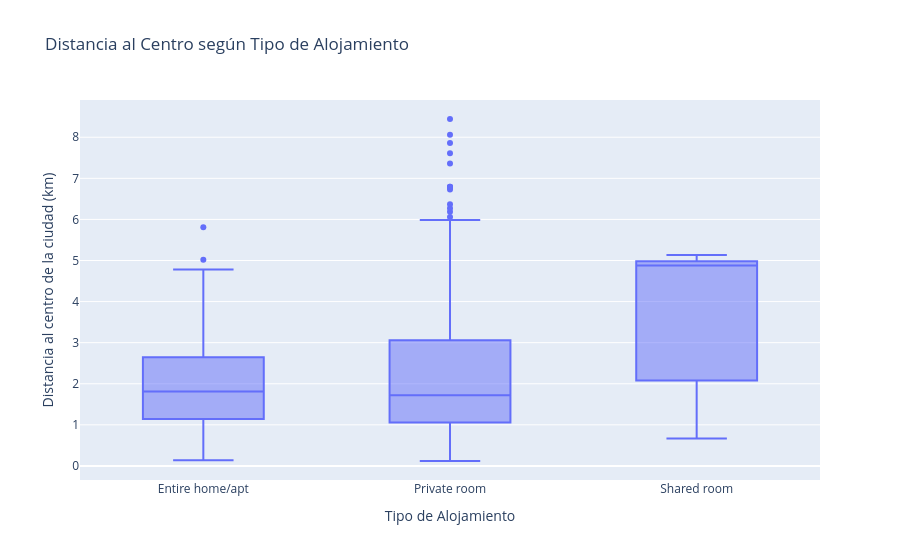

The cell this chart's notebook holds for it:
### Markdown cell above
*   Las habitaciones privadas tienen la puntuación de limpieza más alta y más
estable: La mediana es 10, el valor máximo posible, el rango intercuartílico (Q1–Q3) se mantiene entre 9 y 10, mostrando muy poca variabilidad; los outliers son pocos, moderados y se concentran entre 2 y 7, lo cual indica que la mayoría de estos alojamientos alcanzan un nivel de limpieza sobresaliente
*   Los alojamientos completos presentan mayor variabilidad en limpieza: La mediana es 9, similar a las privadas, pero el rango intercuartílico está entre 8 y 10. Esto puede deberse a:mayor tamaño del inmueble (baño, cocina, varias habitaciones), variabilidad en la gestión de limpieza según el anfitrión, alojamientos antiguos o menos mantenidos.
*   Las habitaciones compartidas tienen puntuaciones ligeramente inferiores: La mediana está entre 8 y 9 (visible en el rango de la caja), no se observan outliers extremos, pero esto también está influenciado por el muy bajo tamaño muestral (solo 8 registros).

### Code cell
# 3.4. Distancia al centro de la ciudad vs Tipo de Alojamiento
fig = px.box(bc_w, x="room_type",
    y="dist",
    labels={
        "room_type": "Tipo de Alojamiento",
        "dist": "Distancia al centro de la ciudad (km)"
    },
    title="Distancia al Centro según Tipo de Alojamiento"
)
fig.show()
fig.write_image("boxplot_distancia_centro.png")

### Figure 1 — Plotly figure (JSON) as saved in the notebook; plotly's stock layout.template omitted (floating-point values rounded to 4 significant figures; data arrays with more than 128 entries replaced by an {"elided": "..."} marker saying what was removed)
{"data": [{"alignmentgroup": "True", "hovertemplate": "Tipo de Alojamiento=%{x}<br>Distancia al centro de la ciudad (km)=%{y}<extra></extra>", "legendgroup": "", "marker": {"color": "#636efa"}, "name": "", "notched": false, "offsetgroup": "", "orientation": "v", "showlegend": false, "type": "box", "x": {"elided": "1555 str values"}, "x0": " ", "xaxis": "x", "y": {"elided": "1555 float values"}, "y0": " ", "yaxis": "y"}], "layout": {"boxmode": "group", "legend": {"tracegroupgap": 0}, "title": {"text": "Distancia al Centro según Tipo de Alojamiento"}, "xaxis": {"anchor": "y", "domain": [0, 1], "title": {"text": "Tipo de Alojamiento"}}, "yaxis": {"anchor": "x", "domain": [0, 1], "title": {"text": "Distancia al centro de la ciudad (km)"}}}}
